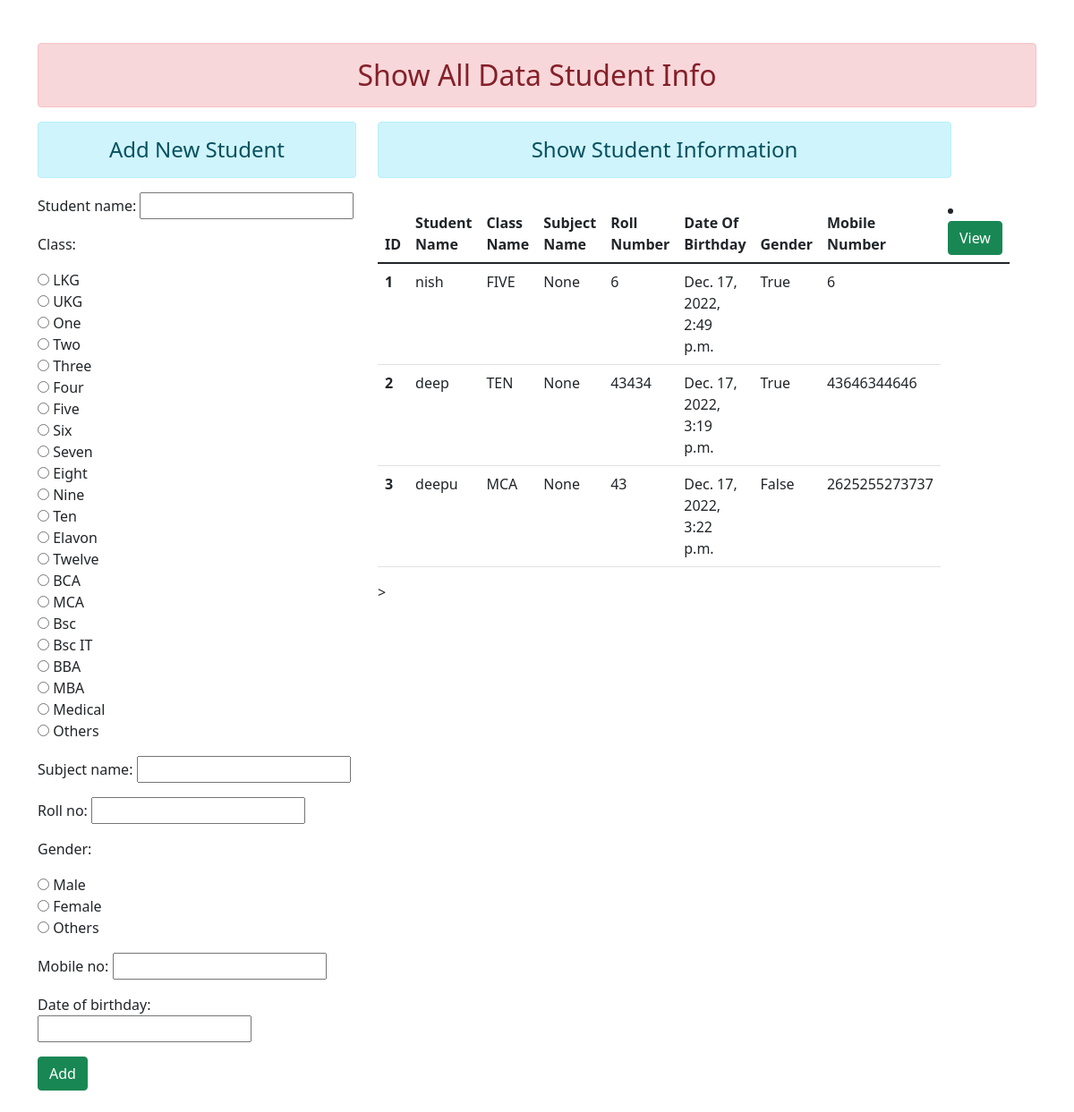
The page / on the database its author committed.
### branch/models.py (models this page shows, shortened)
class Student(models.Model):
    SELECT_CLASS = (
        ("LKG", "LKG"),
        ("UKG", "UKG"),
        ("ONE", "One"),
        ("TWO", "Two"),
        ("THREE", "Three"),
        ("FOUR", "Four"),
        ("FIVE", "Five"),
        ("SIX", "Six"),
        ("SEVEN","Seven"),
        ("EIGHT","Eight"),
        ("NINE","Nine"),
        ("TEN","Ten"),
        ("ELAVON","Elavon"),
        ("TWELVE","Twelve"),
        ("BCA","BCA"),
        ("MCA","MCA"),
        ("BSC","Bsc"),
        ("BSC IT","Bsc IT"),
        ("BBA","BBA"),
        ("MBA","MBA"),
        ("MEDICAL","Medical"),
        ("OTHERS","Others")
    )
    SELECT_GENDER=(
        ("MALE","Male"),
        ("FEMALE","Female"),
        ("OTHERS","Others"))
    student_name = models.CharField(max_length=40, null=True, blank=True)
    class_name=models.CharField(choices=SELECT_CLASS, max_length=255, default=False)
    subject_name = models.CharField(max_length=120, null=True, blank=True)
    roll_no =models.IntegerField(null=True)
    date_of_birthday = models.DateTimeField(auto_now=True)
    gender =models.CharField(choices=SELECT_GENDER, max_length=255, default=False,blank=True)
    mobile_no =models.IntegerField(null=True)

### branch/views.py (the view)
# urls.py: path('',views.add_show, name="addandshow"),
def add_show(request):
    if request.method =='POST':
        fm = StudentRegistration(request.POST)
        if fm.is_valid():
            nm = fm.cleaned_data['student_name']
            cm = fm.cleaned_data['class_name']
            sm = fm.cleaned_data['subject_name']
            rn = fm.cleaned_data['roll_no']
            dby = fm.cleaned_data['date_of_birthday']
            gd = fm.cleaned_data['gender']
            ph = fm.cleaned_data['mobile_no']
            stud_obj = Student(student_name=nm, class_name=cm,subject_name=sm, roll_no=rn, date_of_birthday=dby, gender=gd, mobile_no=ph)
            stud_obj.save()
    else:
        fm = StudentRegistration()
    stud = Student.objects.all()
    return render(request,'branch/student_info_add.html',{"form":fm,"stu":stud})

### branch/templates/branch/student_info_add.html (shortened to what this page needs)
{% extends 'branch/home.html' %}
{% block content %}
<div class="row">
    <div class="col-sm-4">
        <h4 class="text-center alert alert-info">Add New Student</h4>
        <form action="" method="POST">
            {{ form.as_p}}
            <input type="submit" class="btn btn-success" value="Add"> <br><br>
        </form>
    </div>
    <div class="col-sm-7 offeset-1">
        <h4 class="text-center alert alert-info">Show Student Information</h4>
        {% if stu %}
        <table class="table table-hover">
  <thead>
    <tr>
      <th scope="col">ID</th>
      <th scope="col">Student Name</th>
      <th scope="col">Class Name</th>
       <th scope="col">Subject Name</th>
      <th scope="col">Roll Number</th>
         <th scope="col">Date Of Birthday</th>
      <th scope="col">Gender</th>
      <th scope="col">Mobile Number</th>
        <th><li class="nav-item">
            <a class="btn btn-success" href="{% url 'student_result' %}">View</a>
        </li></th>
    </tr>
  </thead>
  <tbody>
  {% for st in stu %}
    <tr>
      <th scope="row">{{st.id}}</th>
      <td>{{st.student_name}}</td>
       <td>{{st.class_name}}</td>
      <td>{{st.subject_name}}</td>
      <td>{{st.roll_no}}</td>
        <td>{{st.date_of_birthday}}
      <td>{{st.gender}}</td>
      <td>{{st.mobile_no}}</td>
    </tr>
    {% endfor %}
  </tbody>
        </table>>
        {% else %}
         <h4 class="text-center alert alert-warning">No Records</h4>
        {% endif %}
    </div>
</div>
{% endblock content %}

### branch/templates/branch/home.html (shortened to what this page needs)
<!DOCTYPE html>
{% load static %}
<html lang="en">
<head>
    <link rel="stylesheet" href="{% static 'app/css/bootstrap.css' %}">
</head>
<body>
<div class="container mt-5">
    <h2 class="text-center alert alert-danger">Show All Data Student Info</h2>
    {% block content %} {% endblock content %}
</div>
</body>
</html>

### rows shown on the page
Student: id "1", student_name "nish", class_name "FIVE", subject_name "None", roll_no "6", date_of_birthday "Dec. 17, 2022, 2:49 p.m.", gender "True", mobile_no "6"
Student: id "2", student_name "deep", class_name "TEN", subject_name "None", roll_no "43434", date_of_birthday "Dec. 17, 2022, 3:19 p.m.", gender "True", mobile_no "43646344646"
Student: id "3", student_name "deepu", class_name "MCA", subject_name "None", roll_no "43", date_of_birthday "Dec. 17, 2022, 3:22 p.m.", gender "False", mobile_no "2625255273737"
